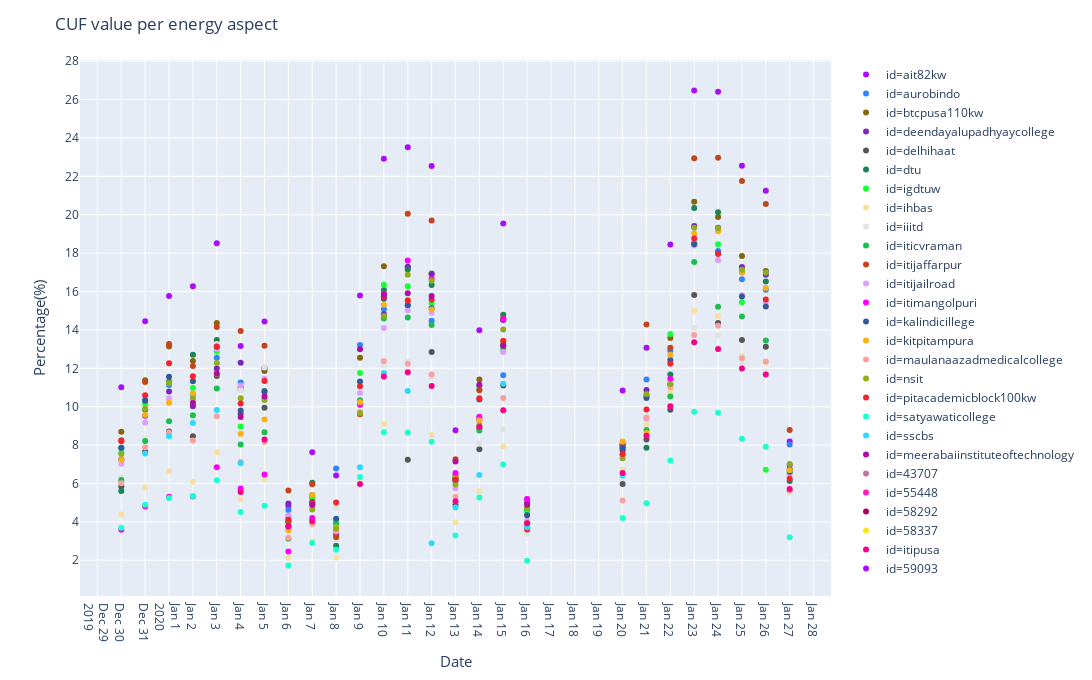

The notebook cell this image was saved under:
### Markdown cell above
### Capacity Utilisation Factor (CUF) 

The performance of a PV power plant is often denominated by a metric called the capacity utilisation factor. It is the ratio of the actual output from a solar plant over the year to the maximum possible output from it for a year under ideal conditions. Capacity utilisation factor is usually expressed in percentage. Capacity Utilisation Factor (CUF) =Energy measured (kWh) / (365 x 24 x Installed capacity of the plant)

Studies from Ministry of Non renewable energy (MNRE) India reports that, the average capacity utilisation factor of solar PV plants in India is in the range of 15-19%. 

http://www.solarmango.com/ask/2015/10/20/what-is-cuf-and-how-is-it-relevant-to-solar-farms/

### Code cell
daily_df_agg['cuf'] = daily_df_agg['energy-max']/(24*daily_df_agg['capacity'])*100
daily_df_agg
fig_maximum = px.scatter(daily_df_agg, x='date', y='cuf', color='id', render_mode='svg', color_discrete_sequence= px.colors.qualitative.Alphabet)
fig_maximum.update_layout(title='CUF value per energy aspect',
                          autosize=False,width=1100, height= 680, 
                          yaxis=go.layout.YAxis(
                              title_text="Percentage(%)",
                              dtick = 2,
                              titlefont=dict(size=15)),
                          xaxis = go.layout.XAxis(dtick = [1,2],
                                                  title_text="Date",
                                                  titlefont=dict(size=15)),)
fig_maximum.show()

### Figure 1 — Plotly figure (JSON) as saved in the notebook; plotly's stock layout.template omitted (floating-point values rounded to 4 significant figures)
{"data": [{"hoverlabel": {"namelength": 0}, "hovertemplate": "id=ait82kw<br>date=%{x}<br>cuf=%{y}", "legendgroup": "id=ait82kw", "marker": {"color": "#AA0DFE", "symbol": "circle"}, "mode": "markers", "name": "id=ait82kw", "showlegend": true, "type": "scatter", "x": ["2019-12-30T00:00:00", "2019-12-31T00:00:00", "2020-01-01T00:00:00", "2020-01-02T00:00:00", "2020-01-03T00:00:00", "2020-01-04T00:00:00", "2020-01-05T00:00:00", "2020-01-06T00:00:00", "2020-01-07T00:00:00", "2020-01-08T00:00:00", "2020-01-09T00:00:00", "2020-01-10T00:00:00", "2020-01-11T00:00:00", "2020-01-12T00:00:00", "2020-01-13T00:00:00", "2020-01-14T00:00:00", "2020-01-15T00:00:00", "2020-01-16T00:00:00", "2020-01-20T00:00:00", "2020-01-21T00:00:00", "2020-01-22T00:00:00", "2020-01-23T00:00:00", "2020-01-24T00:00:00", "2020-01-25T00:00:00", "2020-01-26T00:00:00", "2020-01-27T00:00:00"], "xaxis": "x", "y": [11.01, 14.45, 15.77, 16.27, 18.52, 13.16, 14.44, 4.824, 7.628, 6.41, 15.79, 22.91, 23.51, 22.54, 8.768, 13.98, 19.54, 5.183, 10.85, 13.07, 18.45, 26.47, 26.41, 22.55, 21.25, 8.19], "yaxis": "y"}, {"hoverlabel": {"namelength": 0}, "hovertemplate": "id=aurobindo<br>date=%{x}<br>cuf=%{y}", "legendgroup": "id=aurobindo", "marker": {"color": "#3283FE", "symbol": "circle"}, "mode": "markers", "name": "id=aurobindo", "showlegend": true, "type": "scatter", "x": ["2019-12-30T00:00:00", "2019-12-31T00:00:00", "2020-01-01T00:00:00", "2020-01-02T00:00:00", "2020-01-03T00:00:00", "2020-01-04T00:00:00", "2020-01-05T00:00:00", "2020-01-06T00:00:00", "2020-01-07T00:00:00", "2020-01-08T00:00:00", "2020-01-09T00:00:00", "2020-01-10T00:00:00", "2020-01-11T00:00:00", "2020-01-12T00:00:00", "2020-01-13T00:00:00", "2020-01-14T00:00:00", "2020-01-15T00:00:00", "2020-01-16T00:00:00", "2020-01-20T00:00:00", "2020-01-21T00:00:00", "2020-01-22T00:00:00", "2020-01-23T00:00:00", "2020-01-24T00:00:00", "2020-01-25T00:00:00", "2020-01-26T00:00:00", "2020-01-27T00:00:00"], "xaxis": "x", "y": [7.84, 10.36, 11.13, 10.62, 12.55, 11.27, 11.99, 4.613, 4.916, 6.776, 13.22, 15.07, 15.27, 14.47, 6.247, 11.08, 11.64, 3.896, 8.025, 11.42, 12.91, 18.51, 18.11, 16.64, 16.09, 8.032], "yaxis": "y"}, {"hoverlabel": {"namelength": 0}, "hovertemplate": "id=btcpusa110kw<br>date=%{x}<br>cuf=%{y}", "legendgroup": "id=btcpusa110kw", "marker": {"color": "#85660D", "symbol": "circle"}, "mode": "markers", "name": "id=btcpusa110kw", "showlegend": true, "type": "scatter", "x": ["2019-12-30T00:00:00", "2019-12-31T00:00:00", "2020-01-01T00:00:00", "2020-01-02T00:00:00", "2020-01-03T00:00:00", "2020-01-04T00:00:00", "2020-01-05T00:00:00", "2020-01-06T00:00:00", "2020-01-07T00:00:00", "2020-01-08T00:00:00", "2020-01-09T00:00:00", "2020-01-10T00:00:00", "2020-01-11T00:00:00", "2020-01-12T00:00:00", "2020-01-13T00:00:00", "2020-01-14T00:00:00", "2020-01-15T00:00:00", "2020-01-16T00:00:00", "2020-01-20T00:00:00", "2020-01-21T00:00:00", "2020-01-22T00:00:00", "2020-01-23T00:00:00", "2020-01-24T00:00:00", "2020-01-25T00:00:00", "2020-01-26T00:00:00", "2020-01-27T00:00:00"], "xaxis": "x", "y": [8.693, 11.37, 13.13, 12.38, 14.35, 10.89, 11.87, 4.264, 5.266, 3.987, 12.55, 17.31, 17.25, 16.94, 6.364, 11.41, 14.52, 4.685, 7.994, 10.54, 13.58, 20.68, 19.88, 17.85, 17.07, 6.743], "yaxis": "y"}, {"hoverlabel": {"namelength": 0}, "hovertemplate": "id=deendayalupadhyaycollege<br>date=%{x}<br>cuf=%{y}", "legendgroup": "id=deendayalupadhyaycollege", "marker": {"color": "#782AB6", "symbol": "circle"}, "mode": "markers", "name": "id=deendayalupadhyaycollege", "showlegend": true, "type": "scatter", "x": ["2019-12-30T00:00:00", "2019-12-31T00:00:00", "2020-01-01T00:00:00", "2020-01-02T00:00:00", "2020-01-03T00:00:00", "2020-01-04T00:00:00", "2020-01-05T00:00:00", "2020-01-06T00:00:00", "2020-01-07T00:00:00", "2020-01-08T00:00:00", "2020-01-09T00:00:00", "2020-01-10T00:00:00", "2020-01-11T00:00:00", "2020-01-12T00:00:00", "2020-01-13T00:00:00", "2020-01-14T00:00:00", "2020-01-15T00:00:00", "2020-01-16T00:00:00", "2020-01-20T00:00:00", "2020-01-21T00:00:00", "2020-01-22T00:00:00", "2020-01-23T00:00:00", "2020-01-24T00:00:00", "2020-01-25T00:00:00", "2020-01-26T00:00:00", "2020-01-27T00:00:00"], "xaxis": "x", "y": [7.249, 9.529, 10.8, 10.02, 11.99, 12.29, 12.03, 4.96, 4.953, 3.358, 10.18, 14.82, 17.29, 16.89, 6.12, 9.39, 14.51, 4.988, 7.72, 10.87, 11.16, 19.41, 19.32, 17.27, 16.87, 6.965], "yaxis": "y"}, {"hoverlabel": {"namelength": 0}, "hovertemplate": "id=delhihaat<br>date=%{x}<br>cuf=%{y}", "legendgroup": "id=delhihaat", "marker": {"color": "#565656", "symbol": "circle"}, "mode": "markers", "name": "id=delhihaat", "showlegend": true, "type": "scatter", "x": ["2019-12-30T00:00:00", "2019-12-31T00:00:00", "2020-01-01T00:00:00", "2020-01-02T00:00:00", "2020-01-03T00:00:00", "2020-01-04T00:00:00", "2020-01-05T00:00:00", "2020-01-11T00:00:00", "2020-01-12T00:00:00", "2020-01-13T00:00:00", "2020-01-14T00:00:00", "2020-01-15T00:00:00", "2020-01-16T00:00:00", "2020-01-20T00:00:00", "2020-01-21T00:00:00", "2020-01-22T00:00:00", "2020-01-23T00:00:00", "2020-01-24T00:00:00", "2020-01-25T00:00:00", "2020-01-26T00:00:00", "2020-01-27T00:00:00"], "xaxis": "x", "y": [5.848, 7.65, 8.712, 8.466, 11.6, 9.635, 9.946, 7.237, 12.85, 4.897, 7.78, 11.1, 3.797, 5.966, 8.295, 9.835, 15.82, 14.36, 13.48, 13.12, 5.606], "yaxis": "y"}, {"hoverlabel": {"namelength": 0}, "hovertemplate": "id=dtu<br>date=%{x}<br>cuf=%{y}", "legendgroup": "id=dtu", "marker": {"color": "#1C8356", "symbol": "circle"}, "mode": "markers", "name": "id=dtu", "showlegend": true, "type": "scatter", "x": ["2019-12-30T00:00:00", "2019-12-31T00:00:00", "2020-01-01T00:00:00", "2020-01-02T00:00:00", "2020-01-03T00:00:00", "2020-01-04T00:00:00", "2020-01-05T00:00:00", "2020-01-06T00:00:00", "2020-01-07T00:00:00", "2020-01-08T00:00:00", "2020-01-09T00:00:00", "2020-01-10T00:00:00", "2020-01-11T00:00:00", "2020-01-12T00:00:00", "2020-01-13T00:00:00", "2020-01-14T00:00:00", "2020-01-15T00:00:00", "2020-01-16T00:00:00", "2020-01-20T00:00:00", "2020-01-21T00:00:00", "2020-01-22T00:00:00", "2020-01-23T00:00:00", "2020-01-24T00:00:00", "2020-01-25T00:00:00", "2020-01-26T00:00:00", "2020-01-27T00:00:00"], "xaxis": "x", "y": [5.602, 9.84, 11.32, 12.71, 13.48, 11.04, 10.81, 3.98, 6.031, 2.751, 10.32, 16.08, 17.15, 16.34, 6.201, 8.858, 14.79, 4.592, 8.057, 7.861, 11.68, 20.35, 20.14, 17.01, 16.52, 6.124], "yaxis": "y"}, {"hoverlabel": {"namelength": 0}, "hovertemplate": "id=igdtuw<br>date=%{x}<br>cuf=%{y}", "legendgroup": "id=igdtuw", "marker": {"color": "#16FF32", "symbol": "circle"}, "mode": "markers", "name": "id=igdtuw", "showlegend": true, "type": "scatter", "x": ["2019-12-30T00:00:00", "2019-12-31T00:00:00", "2020-01-01T00:00:00", "2020-01-02T00:00:00", "2020-01-03T00:00:00", "2020-01-04T00:00:00", "2020-01-05T00:00:00", "2020-01-06T00:00:00", "2020-01-07T00:00:00", "2020-01-08T00:00:00", "2020-01-09T00:00:00", "2020-01-10T00:00:00", "2020-01-11T00:00:00", "2020-01-12T00:00:00", "2020-01-13T00:00:00", "2020-01-14T00:00:00", "2020-01-15T00:00:00", "2020-01-16T00:00:00", "2020-01-20T00:00:00", "2020-01-21T00:00:00", "2020-01-22T00:00:00", "2020-01-23T00:00:00", "2020-01-24T00:00:00", "2020-01-25T00:00:00", "2020-01-26T00:00:00", "2020-01-27T00:00:00"], "xaxis": "x", "y": [7.609, 10.13, 11.22, 10.98, 12.88, 8.963, 10.42, 3.65, 5.197, 3.955, 11.76, 16.35, 16.28, 15.41, 6.268, 10.93, 13.29, 4.523, 7.996, 10.59, 13.79, 18.51, 18.46, 15.44, 6.715, 6.545], "yaxis": "y"}, {"hoverlabel": {"namelength": 0}, "hovertemplate": "id=ihbas<br>date=%{x}<br>cuf=%{y}", "legendgroup": "id=ihbas", "marker": {"color": "#F7E1A0", "symbol": "circle"}, "mode": "markers", "name": "id=ihbas", "showlegend": true, "type": "scatter", "x": ["2019-12-30T00:00:00", "2019-12-31T00:00:00", "2020-01-01T00:00:00", "2020-01-02T00:00:00", "2020-01-03T00:00:00", "2020-01-04T00:00:00", "2020-01-05T00:00:00", "2020-01-06T00:00:00", "2020-01-07T00:00:00", "2020-01-08T00:00:00", "2020-01-09T00:00:00", "2020-01-10T00:00:00", "2020-01-11T00:00:00", "2020-01-12T00:00:00", "2020-01-13T00:00:00", "2020-01-14T00:00:00", "2020-01-15T00:00:00", "2020-01-16T00:00:00", "2020-01-20T00:00:00", "2020-01-21T00:00:00", "2020-01-22T00:00:00", "2020-01-23T00:00:00", "2020-01-24T00:00:00", "2020-01-25T00:00:00", "2020-01-26T00:00:00", "2020-01-27T00:00:00"], "xaxis": "x", "y": [4.386, 5.796, 6.634, 6.088, 7.627, 5.158, 6.231, 2.133, 2.984, 2.144, 6.298, 9.098, 8.694, 8.538, 3.979, 5.593, 7.944, 3.433, 6.725, 9.089, 10.76, 15.0, 14.72, 12.64, 12.32, 5.545], "yaxis": "y"}, {"hoverlabel": {"namelength": 0}, "hovertemplate": "id=iiitd<br>date=%{x}<br>cuf=%{y}", "legendgroup": "id=iiitd", "marker": {"color": "#E2E2E2", "symbol": "circle"}, "mode": "markers", "name": "id=iiitd", "showlegend": true, "type": "scatter", "x": ["2019-12-30T00:00:00", "2019-12-31T00:00:00", "2020-01-01T00:00:00", "2020-01-02T00:00:00", "2020-01-03T00:00:00", "2020-01-04T00:00:00", "2020-01-05T00:00:00", "2020-01-06T00:00:00", "2020-01-07T00:00:00", "2020-01-08T00:00:00", "2020-01-09T00:00:00", "2020-01-10T00:00:00", "2020-01-11T00:00:00", "2020-01-12T00:00:00", "2020-01-13T00:00:00", "2020-01-14T00:00:00", "2020-01-15T00:00:00", "2020-01-16T00:00:00", "2020-01-20T00:00:00", "2020-01-21T00:00:00", "2020-01-22T00:00:00", "2020-01-23T00:00:00", "2020-01-24T00:00:00", "2020-01-25T00:00:00", "2020-01-26T00:00:00", "2020-01-27T00:00:00"], "xaxis": "x", "y": [6.31, 8.311, 12.21, 9.373, 13.26, 10.86, 12.04, 3.738, 4.945, 4.728, 10.3, 12.17, 12.35, 11.54, 5.077, 8.08, 8.844, 3.373, 6.285, 9.314, 10.54, 14.1, 13.71, 12.22, 11.83, 5.524], "yaxis": "y"}, {"hoverlabel": {"namelength": 0}, "hovertemplate": "id=iticvraman<br>date=%{x}<br>cuf=%{y}", "legendgroup": "id=iticvraman", "marker": {"color": "#1CBE4F", "symbol": "circle"}, "mode": "markers", "name": "id=iticvraman", "showlegend": true, "type": "scatter", "x": ["2019-12-30T00:00:00", "2019-12-31T00:00:00", "2020-01-01T00:00:00", "2020-01-02T00:00:00", "2020-01-03T00:00:00", "2020-01-04T00:00:00", "2020-01-05T00:00:00", "2020-01-06T00:00:00", "2020-01-07T00:00:00", "2020-01-08T00:00:00", "2020-01-09T00:00:00", "2020-01-10T00:00:00", "2020-01-11T00:00:00", "2020-01-12T00:00:00", "2020-01-13T00:00:00", "2020-01-14T00:00:00", "2020-01-15T00:00:00", "2020-01-16T00:00:00", "2020-01-20T00:00:00", "2020-01-21T00:00:00", "2020-01-22T00:00:00", "2020-01-23T00:00:00", "2020-01-24T00:00:00", "2020-01-25T00:00:00", "2020-01-26T00:00:00"], "xaxis": "x", "y": [6.184, 8.219, 9.237, 9.552, 10.95, 8.036, 8.673, 3.12, 5.395, 3.85, 10.32, 14.6, 14.64, 14.25, 6.416, 8.763, 13.0, 3.77, 7.499, 8.792, 10.53, 17.54, 15.2, 14.7, 13.45], "yaxis": "y"}, {"hoverlabel": {"namelength": 0}, "hovertemplate": "id=itijaffarpur<br>date=%{x}<br>cuf=%{y}", "legendgroup": "id=itijaffarpur", "marker": {"color": "#C4451C", "symbol": "circle"}, "mode": "markers", "name": "id=itijaffarpur", "showlegend": true, "type": "scatter", "x": ["2019-12-30T00:00:00", "2019-12-31T00:00:00", "2020-01-01T00:00:00", "2020-01-02T00:00:00", "2020-01-03T00:00:00", "2020-01-04T00:00:00", "2020-01-05T00:00:00", "2020-01-06T00:00:00", "2020-01-07T00:00:00", "2020-01-08T00:00:00", "2020-01-09T00:00:00", "2020-01-10T00:00:00", "2020-01-11T00:00:00", "2020-01-12T00:00:00", "2020-01-13T00:00:00", "2020-01-14T00:00:00", "2020-01-15T00:00:00", "2020-01-16T00:00:00", "2020-01-20T00:00:00", "2020-01-21T00:00:00", "2020-01-22T00:00:00", "2020-01-23T00:00:00", "2020-01-24T00:00:00", "2020-01-25T00:00:00", "2020-01-26T00:00:00", "2020-01-27T00:00:00"], "xaxis": "x", "y": [8.246, 11.29, 13.27, 12.12, 14.15, 13.95, 13.17, 5.638, 5.955, 3.193, 9.611, 15.71, 20.05, 19.7, 7.268, 10.86, 14.6, 3.91, 7.948, 14.28, 13.07, 22.94, 22.97, 21.76, 20.56, 8.783], "yaxis": "y"}, {"hoverlabel": {"namelength": 0}, "hovertemplate": "id=itijailroad<br>date=%{x}<br>cuf=%{y}", "legendgroup": "id=itijailroad", "marker": {"color": "#DEA0FD", "symbol": "circle"}, "mode": "markers", "name": "id=itijailroad", "showlegend": true, "type": "scatter", "x": ["2019-12-30T00:00:00", "2019-12-31T00:00:00", "2020-01-01T00:00:00", "2020-01-02T00:00:00", "2020-01-03T00:00:00", "2020-01-04T00:00:00", "2020-01-05T00:00:00", "2020-01-06T00:00:00", "2020-01-07T00:00:00", "2020-01-08T00:00:00", "2020-01-09T00:00:00", "2020-01-10T00:00:00", "2020-01-11T00:00:00", "2020-01-12T00:00:00", "2020-01-13T00:00:00", "2020-01-14T00:00:00", "2020-01-15T00:00:00", "2020-01-16T00:00:00", "2020-01-21T00:00:00", "2020-01-23T00:00:00", "2020-01-24T00:00:00", "2020-01-25T00:00:00", "2020-01-26T00:00:00", "2020-01-27T00:00:00"], "xaxis": "x", "y": [7.021, 9.174, 10.44, 10.32, 13.02, 11.1, 11.46, 4.328, 4.749, 3.673, 10.71, 14.1, 15.01, 14.89, 5.746, 9.219, 12.85, 4.062, 9.39, 18.4, 17.63, 15.82, 15.43, 6.463], "yaxis": "y"}, {"hoverlabel": {"namelength": 0}, "hovertemplate": "id=itimangolpuri<br>date=%{x}<br>cuf=%{y}", "legendgroup": "id=itimangolpuri", "marker": {"color": "#FE00FA", "symbol": "circle"}, "mode": "markers", "name": "id=itimangolpuri", "showlegend": true, "type": "scatter", "x": ["2019-12-30T00:00:00", "2019-12-31T00:00:00", "2020-01-01T00:00:00", "2020-01-02T00:00:00", "2020-01-03T00:00:00", "2020-01-04T00:00:00", "2020-01-05T00:00:00", "2020-01-06T00:00:00", "2020-01-07T00:00:00", "2020-01-08T00:00:00", "2020-01-09T00:00:00", "2020-01-10T00:00:00", "2020-01-11T00:00:00", "2020-01-12T00:00:00", "2020-01-13T00:00:00", "2020-01-14T00:00:00", "2020-01-15T00:00:00", "2020-01-16T00:00:00", "2020-01-20T00:00:00", "2020-01-22T00:00:00"], "xaxis": "x", "y": [3.594, 4.801, 5.314, 5.318, 6.845, 5.733, 6.464, 2.459, 4.205, 3.511, 10.1, 15.89, 17.61, 16.66, 6.541, 9.478, 14.55, 5.193, 7.877, 11.46], "yaxis": "y"}, {"hoverlabel": {"namelength": 0}, "hovertemplate": "id=kalindicillege<br>date=%{x}<br>cuf=%{y}", "legendgroup": "id=kalindicillege", "marker": {"color": "#325A9B", "symbol": "circle"}, "mode": "markers", "name": "id=kalindicillege", "showlegend": true, "type": "scatter", "x": ["2019-12-30T00:00:00", "2019-12-31T00:00:00", "2020-01-01T00:00:00", "2020-01-02T00:00:00", "2020-01-03T00:00:00", "2020-01-04T00:00:00", "2020-01-05T00:00:00", "2020-01-06T00:00:00", "2020-01-07T00:00:00", "2020-01-08T00:00:00", "2020-01-09T00:00:00", "2020-01-10T00:00:00", "2020-01-11T00:00:00", "2020-01-12T00:00:00", "2020-01-13T00:00:00", "2020-01-14T00:00:00", "2020-01-15T00:00:00", "2020-01-16T00:00:00", "2020-01-20T00:00:00", "2020-01-21T00:00:00", "2020-01-22T00:00:00", "2020-01-23T00:00:00", "2020-01-24T00:00:00", "2020-01-25T00:00:00", "2020-01-26T00:00:00", "2020-01-27T00:00:00"], "xaxis": "x", "y": [7.861, 10.31, 11.55, 11.33, 13.13, 9.803, 10.77, 4.026, 5.038, 4.159, 11.31, 15.62, 15.3, 15.12, 6.237, 10.38, 13.2, 4.341, 7.83, 10.45, 12.43, 18.46, 18.0, 15.74, 15.22, 6.617], "yaxis": "y"}, {"hoverlabel": {"namelength": 0}, "hovertemplate": "id=kitpitampura<br>date=%{x}<br>cuf=%{y}", "legendgroup": "id=kitpitampura", "marker": {"color": "#FEAF16", "symbol": "circle"}, "mode": "markers", "name": "id=kitpitampura", "showlegend": true, "type": "scatter", "x": ["2019-12-30T00:00:00", "2019-12-31T00:00:00", "2020-01-01T00:00:00", "2020-01-02T00:00:00", "2020-01-03T00:00:00", "2020-01-04T00:00:00", "2020-01-05T00:00:00", "2020-01-06T00:00:00", "2020-01-07T00:00:00", "2020-01-08T00:00:00", "2020-01-09T00:00:00", "2020-01-10T00:00:00", "2020-01-11T00:00:00", "2020-01-12T00:00:00", "2020-01-13T00:00:00", "2020-01-14T00:00:00", "2020-01-15T00:00:00", "2020-01-16T00:00:00", "2020-01-20T00:00:00", "2020-01-21T00:00:00", "2020-01-22T00:00:00", "2020-01-23T00:00:00", "2020-01-24T00:00:00", "2020-01-25T00:00:00", "2020-01-26T00:00:00", "2020-01-27T00:00:00"], "xaxis": "x", "y": [7.231, 9.568, 10.2, 10.69, 11.71, 8.594, 9.331, 3.568, 5.4, 3.7, 10.23, 15.31, 15.58, 15.06, 6.252, 9.297, 13.43, 3.943, 8.187, 8.627, 12.7, 19.02, 19.14, 16.98, 16.18, 6.691], "yaxis": "y"}, {"hoverlabel": {"namelength": 0}, "hovertemplate": "id=maulanaazadmedicalcollege<br>date=%{x}<br>cuf=%{y}", "legendgroup": "id=maulanaazadmedicalcollege", "marker": {"color": "#F8A19F", "symbol": "circle"}, "mode": "markers", "name": "id=maulanaazadmedicalcollege", "showlegend": true, "type": "scatter", "x": ["2019-12-30T00:00:00", "2019-12-31T00:00:00", "2020-01-01T00:00:00", "2020-01-02T00:00:00", "2020-01-03T00:00:00", "2020-01-04T00:00:00", "2020-01-05T00:00:00", "2020-01-06T00:00:00", "2020-01-07T00:00:00", "2020-01-08T00:00:00", "2020-01-09T00:00:00", "2020-01-10T00:00:00", "2020-01-11T00:00:00", "2020-01-12T00:00:00", "2020-01-13T00:00:00", "2020-01-14T00:00:00", "2020-01-15T00:00:00", "2020-01-16T00:00:00", "2020-01-20T00:00:00", "2020-01-21T00:00:00", "2020-01-22T00:00:00", "2020-01-23T00:00:00", "2020-01-24T00:00:00", "2020-01-25T00:00:00", "2020-01-26T00:00:00", "2020-01-27T00:00:00"], "xaxis": "x", "y": [6.011, 7.888, 8.661, 8.235, 9.502, 7.12, 8.166, 3.177, 3.894, 3.492, 9.719, 12.38, 12.24, 11.68, 5.303, 8.944, 10.45, 3.798, 5.108, 9.439, 11.01, 13.73, 14.22, 12.52, 12.36, 5.62], "yaxis": "y"}, {"hoverlabel": {"namelength": 0}, "hovertemplate": "id=nsit<br>date=%{x}<br>cuf=%{y}", "legendgroup": "id=nsit", "marker": {"color": "#90AD1C", "symbol": "circle"}, "mode": "markers", "name": "id=nsit", "showlegend": true, "type": "scatter", "x": ["2019-12-30T00:00:00", "2019-12-31T00:00:00", "2020-01-01T00:00:00", "2020-01-02T00:00:00", "2020-01-03T00:00:00", "2020-01-04T00:00:00", "2020-01-05T00:00:00", "2020-01-06T00:00:00", "2020-01-07T00:00:00", "2020-01-08T00:00:00", "2020-01-09T00:00:00", "2020-01-10T00:00:00", "2020-01-11T00:00:00", "2020-01-12T00:00:00", "2020-01-13T00:00:00", "2020-01-14T00:00:00", "2020-01-15T00:00:00", "2020-01-16T00:00:00", "2020-01-20T00:00:00", "2020-01-21T00:00:00", "2020-01-22T00:00:00", "2020-01-23T00:00:00", "2020-01-24T00:00:00", "2020-01-25T00:00:00", "2020-01-26T00:00:00", "2020-01-27T00:00:00"], "xaxis": "x", "y": [7.541, 9.898, 11.24, 10.43, 12.28, 10.45, 10.35, 4.059, 4.64, 3.653, 9.671, 14.73, 16.88, 16.56, 5.952, 9.025, 14.02, 4.739, 7.32, 10.66, 11.18, 19.32, 19.3, 17.13, 16.99, 7.008], "yaxis": "y"}, {"hoverlabel": {"namelength": 0}, "hovertemplate": "id=pitacademicblock100kw<br>date=%{x}<br>cuf=%{y}", "legendgroup": "id=pitacademicblock100kw", "marker": {"color": "#F6222E", "symbol": "circle"}, "mode": "markers", "name": "id=pitacademicblock100kw", "showlegend": true, "type": "scatter", "x": ["2019-12-30T00:00:00", "2019-12-31T00:00:00", "2020-01-01T00:00:00", "2020-01-02T00:00:00", "2020-01-03T00:00:00", "2020-01-04T00:00:00", "2020-01-05T00:00:00", "2020-01-06T00:00:00", "2020-01-07T00:00:00", "2020-01-08T00:00:00", "2020-01-09T00:00:00", "2020-01-10T00:00:00", "2020-01-11T00:00:00", "2020-01-12T00:00:00", "2020-01-13T00:00:00", "2020-01-14T00:00:00", "2020-01-15T00:00:00", "2020-01-16T00:00:00", "2020-01-20T00:00:00", "2020-01-21T00:00:00", "2020-01-22T00:00:00", "2020-01-23T00:00:00", "2020-01-24T00:00:00", "2020-01-26T00:00:00", "2020-01-27T00:00:00"], "xaxis": "x", "y": [8.199, 10.6, 12.26, 11.58, 13.13, 10.17, 11.34, 4.113, 4.992, 5.006, 11.07, 15.75, 15.51, 15.59, 6.206, 10.44, 13.43, 3.603, 7.54, 9.852, 12.23, 18.76, 17.96, 15.59, 6.245], "yaxis": "y"}, {"hoverlabel": {"namelength": 0}, "hovertemplate": "id=satyawaticollege<br>date=%{x}<br>cuf=%{y}", "legendgroup": "id=satyawaticollege", "marker": {"color": "#1CFFCE", "symbol": "circle"}, "mode": "markers", "name": "id=satyawaticollege", "showlegend": true, "type": "scatter", "x": ["2019-12-30T00:00:00", "2019-12-31T00:00:00", "2020-01-01T00:00:00", "2020-01-02T00:00:00", "2020-01-03T00:00:00", "2020-01-04T00:00:00", "2020-01-05T00:00:00", "2020-01-06T00:00:00", "2020-01-07T00:00:00", "2020-01-08T00:00:00", "2020-01-09T00:00:00", "2020-01-10T00:00:00", "2020-01-11T00:00:00", "2020-01-12T00:00:00", "2020-01-13T00:00:00", "2020-01-14T00:00:00", "2020-01-15T00:00:00", "2020-01-16T00:00:00", "2020-01-20T00:00:00", "2020-01-21T00:00:00", "2020-01-22T00:00:00", "2020-01-23T00:00:00", "2020-01-24T00:00:00", "2020-01-25T00:00:00", "2020-01-26T00:00:00", "2020-01-27T00:00:00"], "xaxis": "x", "y": [3.69, 4.895, 5.246, 5.349, 6.168, 4.508, 4.839, 1.729, 2.903, 2.551, 6.333, 8.672, 8.64, 8.172, 3.286, 5.271, 6.983, 1.979, 4.207, 4.975, 7.198, 9.733, 9.681, 8.329, 7.91, 3.199], "yaxis": "y"}, {"hoverlabel": {"namelength": 0}, "hovertemplate": "id=sscbs<br>date=%{x}<br>cuf=%{y}", "legendgroup": "id=sscbs", "marker": {"color": "#2ED9FF", "symbol": "circle"}, "mode": "markers", "name": "id=sscbs", "showlegend": true, "type": "scatter", "x": ["2019-12-31T00:00:00", "2020-01-01T00:00:00", "2020-01-02T00:00:00", "2020-01-03T00:00:00", "2020-01-04T00:00:00", "2020-01-09T00:00:00", "2020-01-10T00:00:00", "2020-01-11T00:00:00", "2020-01-12T00:00:00", "2020-01-13T00:00:00", "2020-01-14T00:00:00", "2020-01-15T00:00:00", "2020-01-16T00:00:00", "2020-01-20T00:00:00"], "xaxis": "x", "y": [7.566, 8.463, 9.156, 9.832, 7.053, 6.841, 11.76, 10.82, 2.887, 4.747, 6.439, 11.2, 3.713, 6.41], "yaxis": "y"}, {"hoverlabel": {"namelength": 0}, "hovertemplate": "id=meerabaiinstituteoftechnology<br>date=%{x}<br>cuf=%{y}", "legendgroup": "id=meerabaiinstituteoftechnology", "marker": {"color": "#B10DA1", "symbol": "circle"}, "mode": "markers", "name": "id=meerabaiinstituteoftechnology", "showlegend": true, "type": "scatter", "x": ["2020-01-02T00:00:00", "2020-01-03T00:00:00", "2020-01-04T00:00:00", "2020-01-05T00:00:00", "2020-01-06T00:00:00", "2020-01-07T00:00:00", "2020-01-09T00:00:00", "2020-01-10T00:00:00", "2020-01-11T00:00:00", "2020-01-12T00:00:00", "2020-01-13T00:00:00", "2020-01-14T00:00:00", "2020-01-15T00:00:00", "2020-01-16T00:00:00"], "xaxis": "x", "y": [10.2, 11.73, 9.468, 10.53, 3.774, 4.894, 12.99, 15.83, 15.91, 15.77, 7.141, 11.14, 13.17, 4.891], "yaxis": "y"}, {"hoverlabel": {"namelength": 0}, "hovertemplate": "id=43707<br>date=%{x}<br>cuf=%{y}", "legendgroup": "id=43707", "marker": {"color": "#C075A6", "symbol": "circle"}, "mode": "markers", "name": "id=43707", "showlegend": true, "type": "scatter", "x": ["2020-01-03T00:00:00", "2020-01-13T00:00:00", "2020-01-14T00:00:00", "2020-01-15T00:00:00"], "xaxis": "x", "y": [null, null, null, null], "yaxis": "y"}, {"hoverlabel": {"namelength": 0}, "hovertemplate": "id=55448<br>date=%{x}<br>cuf=%{y}", "legendgroup": "id=55448", "marker": {"color": "#FC1CBF", "symbol": "circle"}, "mode": "markers", "name": "id=55448", "showlegend": true, "type": "scatter", "x": ["2020-01-03T00:00:00", "2020-01-13T00:00:00", "2020-01-14T00:00:00", "2020-01-15T00:00:00"], "xaxis": "x", "y": [null, null, null, null], "yaxis": "y"}, {"hoverlabel": {"namelength": 0}, "hovertemplate": "id=58292<br>date=%{x}<br>cuf=%{y}", "legendgroup": "id=58292", "marker": {"color": "#B00068", "symbol": "circle"}, "mode": "markers", "name": "id=58292", "showlegend": true, "type": "scatter", "x": ["2020-01-03T00:00:00", "2020-01-13T00:00:00", "2020-01-14T00:00:00", "2020-01-15T00:00:00"], "xaxis": "x", "y": [null, null, null, null], "yaxis": "y"}, {"hoverlabel": {"namelength": 0}, "hovertemplate": "id=58337<br>date=%{x}<br>cuf=%{y}", "legendgroup": "id=58337", "marker": {"color": "#FBE426", "symbol": "circle"}, "mode": "markers", "name": "id=58337", "showlegend": true, "type": "scatter", "x": ["2020-01-03T00:00:00", "2020-01-13T00:00:00", "2020-01-14T00:00:00", "2020-01-15T00:00:00"], "xaxis": "x", "y": [null, null, null, null], "yaxis": "y"}, {"hoverlabel": {"namelength": 0}, "hovertemplate": "id=itipusa<br>date=%{x}<br>cuf=%{y}", "legendgroup": "id=itipusa", "marker": {"color": "#FA0087", "symbol": "circle"}, "mode": "markers", "name": "id=itipusa", "showlegend": true, "type": "scatter", "x": ["2020-01-04T00:00:00", "2020-01-05T00:00:00", "2020-01-06T00:00:00", "2020-01-07T00:00:00", "2020-01-09T00:00:00", "2020-01-10T00:00:00", "2020-01-11T00:00:00", "2020-01-12T00:00:00", "2020-01-13T00:00:00", "2020-01-14T00:00:00", "2020-01-15T00:00:00", "2020-01-16T00:00:00", "2020-01-20T00:00:00", "2020-01-21T00:00:00", "2020-01-22T00:00:00", "2020-01-23T00:00:00", "2020-01-24T00:00:00", "2020-01-25T00:00:00", "2020-01-26T00:00:00", "2020-01-27T00:00:00"], "xaxis": "x", "y": [5.558, 8.296, 3.776, 4.033, 5.966, 11.58, 11.79, 11.07, 5.072, 8.943, 9.815, 3.93, 6.55, 8.49, 10.03, 13.35, 13.01, 11.98, 11.68, 5.717], "yaxis": "y"}, {"hoverlabel": {"namelength": 0}, "hovertemplate": "id=59093<br>date=%{x}<br>cuf=%{y}", "legendgroup": "id=59093", "marker": {"color": "#AA0DFE", "symbol": "circle"}, "mode": "markers", "name": "id=59093", "showlegend": true, "type": "scatter", "x": ["2020-01-14T00:00:00"], "xaxis": "x", "y": [null], "yaxis": "y"}], "layout": {"autosize": false, "height": 680, "legend": {"tracegroupgap": 0}, "margin": {"t": 60}, "title": {"text": "CUF value per energy aspect"}, "width": 1100, "xaxis": {"dtick": [1, 2], "title": {"font": {"size": 15}, "text": "Date"}}, "yaxis": {"dtick": 2, "title": {"font": {"size": 15}, "text": "Percentage(%)"}}}}
